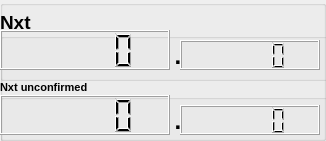
   <widget class="QGroupBox" name="groupBox_Balances">
    <property name="geometry">
     <rect>
      <x>100</x>
      <y>300</y>
      <width>326</width>
      <height>141</height>
     </rect>
    </property>
    <property name="font">
     <font>
      <pointsize>14</pointsize>
      <weight>75</weight>
      <bold>true</bold>
     </font>
    </property>
    <property name="title">
     <string/>
    </property>
    <property name="alignment">
     <set>Qt::AlignRight|Qt::AlignTrailing|Qt::AlignVCenter</set>
    </property>
    <property name="flat">
     <bool>false</bool>
    </property>
    <property name="checkable">
     <bool>false</bool>
    </property>
    <widget class="QGroupBox" name="groupBox_Bal_2">
     <property name="geometry">
      <rect>
       <x>0</x>
       <y>80</y>
       <width>331</width>
       <height>71</height>
      </rect>
     </property>
     <property name="font">
      <font>
       <pointsize>8</pointsize>
      </font>
     </property>
     <property name="title">
      <string>Nxt unconfirmed</string>
     </property>
     <widget class="QLCDNumber" name="lcdNumber_accBalUnconf">
      <property name="geometry">
       <rect>
        <x>0</x>
        <y>15</y>
        <width>170</width>
        <height>40</height>
       </rect>
      </property>
      <property name="minimumSize">
       <size>
        <width>120</width>
        <height>30</height>
       </size>
      </property>
      <property name="font">
       <font>
        <pointsize>10</pointsize>
        <weight>75</weight>
        <bold>true</bold>
       </font>
      </property>
     </widget>
     <widget class="QLCDNumber" name="lcdNumber_accBalUnconfNQT">
      <property name="geometry">
       <rect>
        <x>180</x>
        <y>25</y>
        <width>140</width>
        <height>30</height>
       </rect>
      </property>
      <property name="minimumSize">
       <size>
        <width>120</width>
        <height>30</height>
       </size>
      </property>
     </widget>
     <widget class="QLabel" name="label_balanceUnconf_2">
      <property name="geometry">
       <rect>
        <x>170</x>
        <y>25</y>
        <width>16</width>
        <height>31</height>
       </rect>
      </property>
      <property name="font">
       <font>
        <pointsize>18</pointsize>
        <weight>75</weight>
        <bold>true</bold>
       </font>
      </property>
      <property name="text">
       <string>.</string>
      </property>
      <property name="alignment">
       <set>Qt::AlignCenter</set>
      </property>
     </widget>
    </widget>
    <widget class="QGroupBox" name="groupBox_Bal">
     <property name="geometry">
      <rect>
       <x>0</x>
       <y>10</y>
       <width>331</width>
       <height>71</height>
      </rect>
     </property>
     <property name="title">
      <string>Nxt</string>
     </property>
     <widget class="QLCDNumber" name="lcdNumber_accBal">
      <property name="geometry">
       <rect>
        <x>0</x>
        <y>20</y>
        <width>170</width>
        <height>40</height>
       </rect>
      </property>
      <property name="minimumSize">
       <size>
        <width>120</width>
        <height>30</height>
       </size>
      </property>
      <property name="font">
       <font>
        <pointsize>10</pointsize>
        <weight>75</weight>
        <bold>true</bold>
       </font>
      </property>
     </widget>
     <widget class="QLCDNumber" name="lcdNumber_accBalNQT">
      <property name="geometry">
       <rect>
        <x>180</x>
        <y>30</y>
        <width>140</width>
        <height>30</height>
       </rect>
      </property>
      <property name="minimumSize">
       <size>
        <width>120</width>
        <height>30</height>
       </size>
      </property>
     </widget>
     <widget class="QLabel" name="label_balanceUnconf">
      <property name="geometry">
       <rect>
        <x>170</x>
        <y>30</y>
        <width>16</width>
        <height>31</height>
       </rect>
      </property>
      <property name="font">
       <font>
        <pointsize>18</pointsize>
        <weight>75</weight>
        <bold>true</bold>
       </font>
      </property>
      <property name="text">
       <string>.</string>
      </property>
      <property name="alignment">
       <set>Qt::AlignCenter</set>
      </property>
     </widget>
    </widget>
   </widget>
